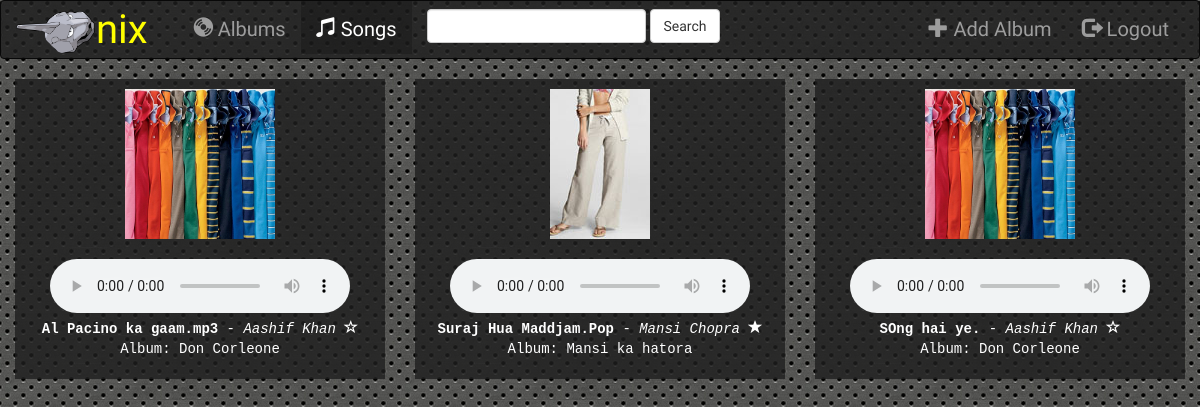
Screenshot of /songs/ (signed in) with the database file from the repository.
### music/models.py (models this page shows, shortened)
class Song(models.Model):
    album = models.ForeignKey(Album, on_delete=models.CASCADE)
    file_type = models.CharField(max_length=10)
    song_title = models.CharField(max_length=250)
    is_favorite = models.BooleanField(default=False)
    song_file = models.FileField()

class Album(models.Model):
    artist = models.CharField(max_length=250)
    album_title = models.CharField(max_length=500)
    genre = models.CharField(max_length=100)
    album_logo = models.FileField()

### music/views.py (the view)
# urls.py: url(r'^songs/$', views.SongList.as_view(), name = 'songs'),
class SongList(ListView):
    template_name = 'music/songs.html'
    context_object_name = 'all_songs'
    def get_queryset(self):
        return Song.objects.all()

### music/templates/music/songs.html (shortened to what this page needs)
{%extends 'music/base.html'%}
{% block songs_active %}active{% endblock %}
{% block body %}
{% for song in all_songs %}
  <div class="col-sm-4 col-lg-4" align="center">
    <div class="jumbotron">
      <div id = "simranjeet">
      <img src="{{song.album.album_logo.url}}" alt="">
      </div>
      <br>
      <audio controls>
        <source src="{{song.song_file.url}}" type="audio/mpeg">
      </audio>
      <br>
    <strong> {{song.song_title}}.{{song.file_type}} </strong> - <i>{{song.album.artist}}</i>
    {% if song.is_favorite %}
		<span class="glyphicon glyphicon-star"></span>
    {% else %}
    	<span class="glyphicon glyphicon-star-empty"></span>
    {% endif %}
    <br>Album: {{song.album.album_title}}
  </div>
</div>
{% endfor %}
{%endblock%}

### music/static/music/style.css (style rules this page uses)
body { background: url('images/background.jpg'); color: white; }
.jumbotron { height: 300px; color: white; background-color: rgba(30, 30, 30, 0.8); padding: 10px; font-family: monospace; }
.jumbotron img { max-width: 250px; max-height: 150px; }
#simranjeet { max-width: 150px; max-height: 150px; overflow: hidden; }

### rows the page displays
Song: album.album_logo (picture), song_title "Al Pacino ka gaam", file_type "mp3", album.artist "Aashif Khan", is_favorite False (drawn), album.album_title "Don Corleone"
Song: album.album_logo (picture), song_title "Suraj Hua Maddjam", file_type "Pop", album.artist "Mansi Chopra", is_favorite True (drawn), album.album_title "Mansi ka hatora"
Song: album.album_logo (picture), song_title "SOng hai ye", album.artist "Aashif Khan", is_favorite False (drawn), album.album_title "Don Corleone"
